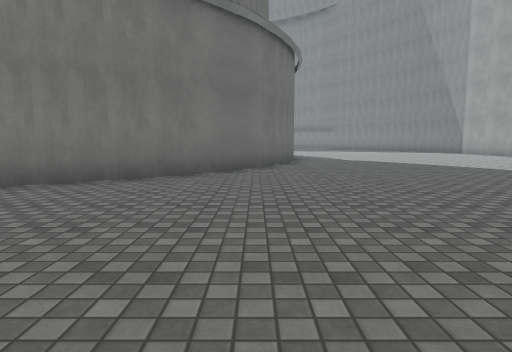
[1] (above)

24 first-person views from a walk through a Unity game level. The camera is 1.2 m above the floor, tilts 6° down and sees 75° across. The floor is counted in squares, 1.8 m on a side. Each view is taken from the middle of a square. On the plan, view 1 faces up. The plan holds only what a view shows up to about 10 squares ahead; the rest is blank. The place goes on beyond the plan. The player character is not drawn. Surface patterns are stand-ins for the level's own textures.

[2]
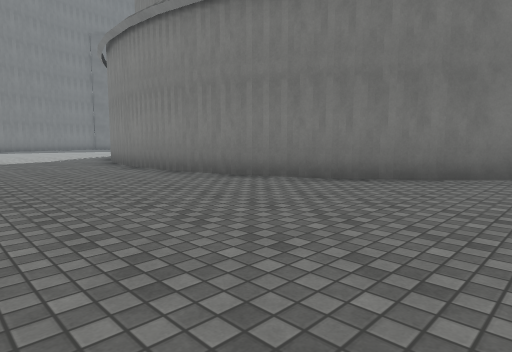

[3]
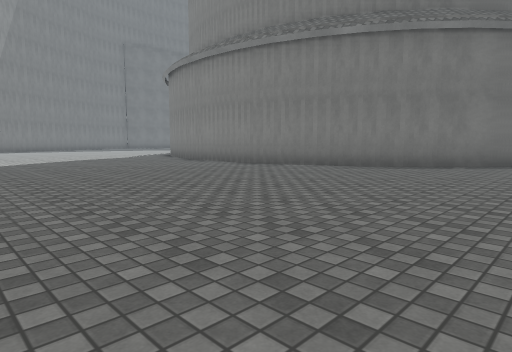

[4]
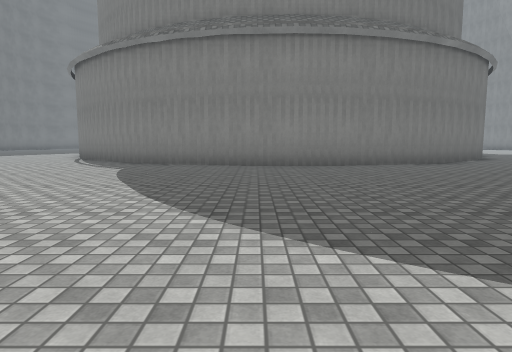

[5]
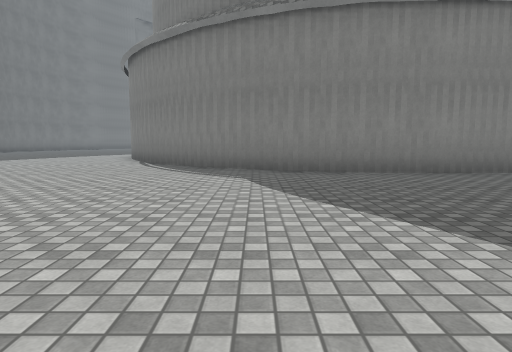

[6]
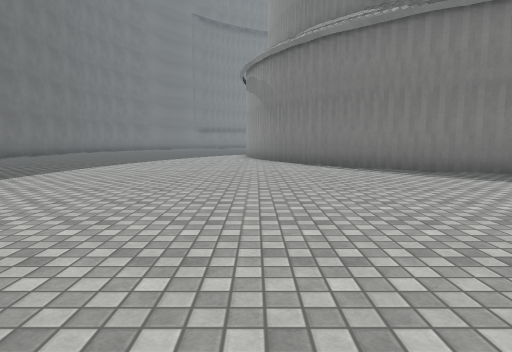

[7]
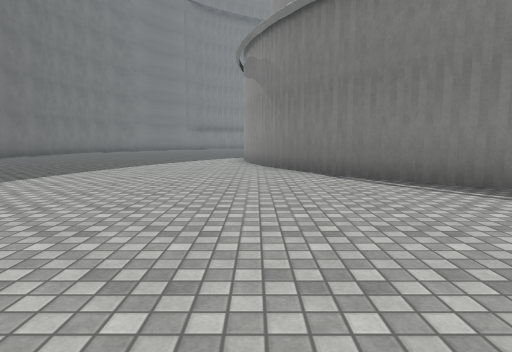

[8]
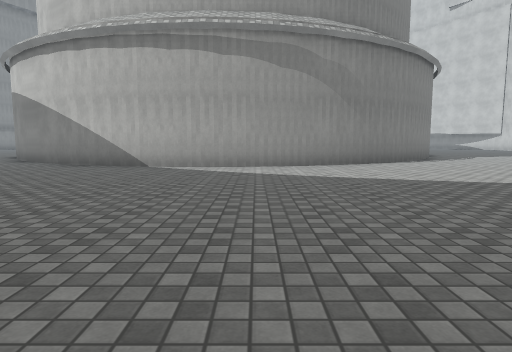

[9]
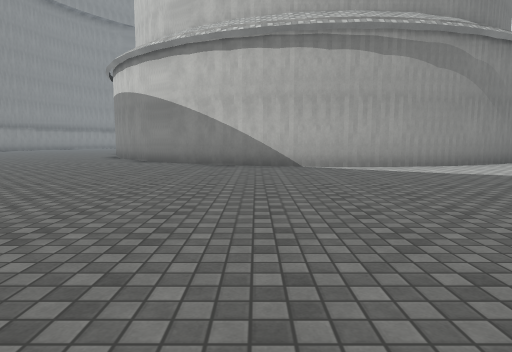

[10]
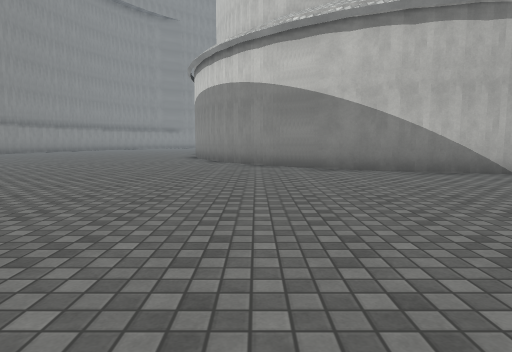

[11]
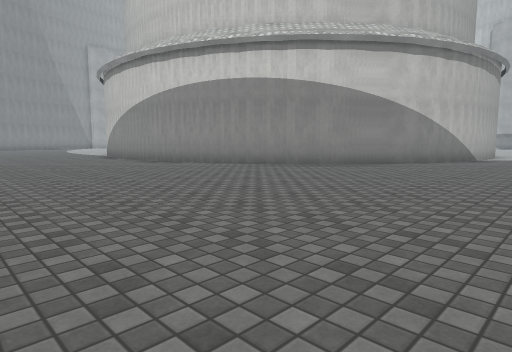

[12]
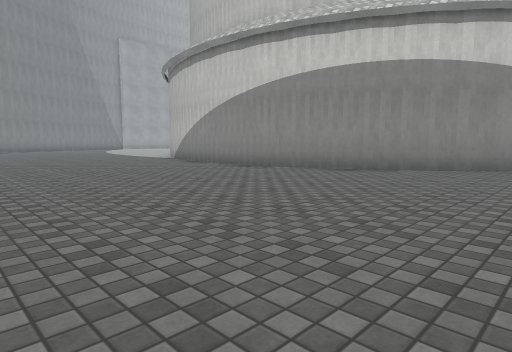

[13]
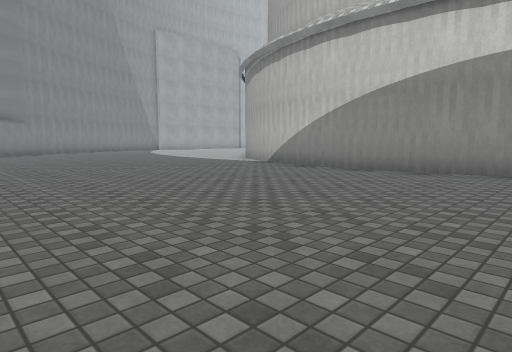

[14]
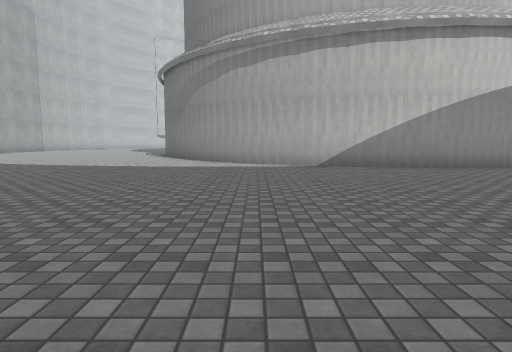

[15]
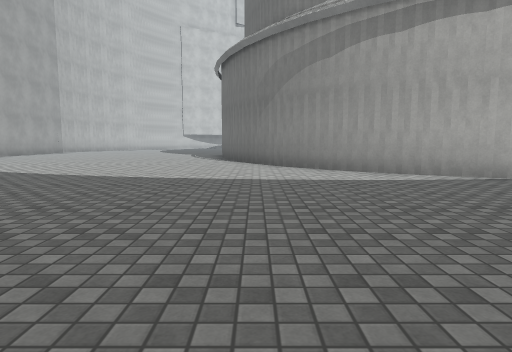

[16]
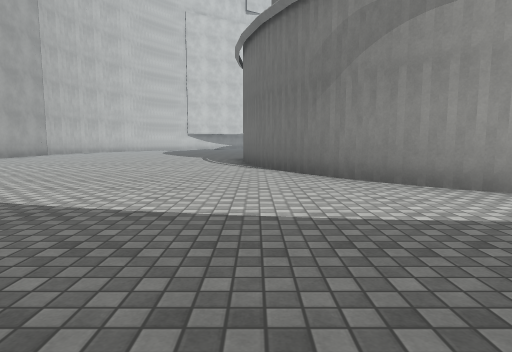

[17]
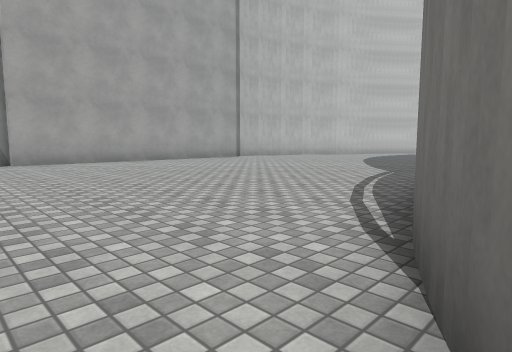

[18]
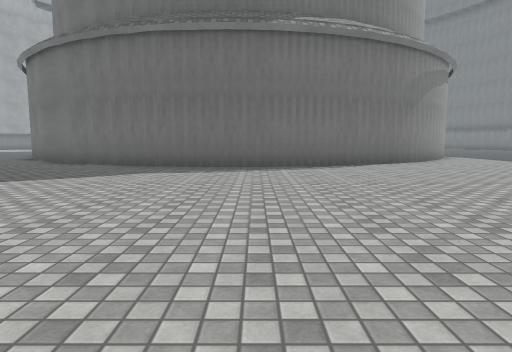

[19]
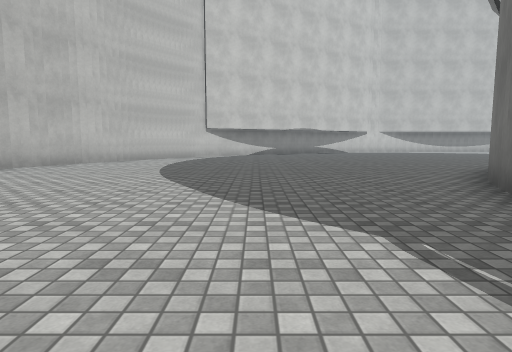

[20]
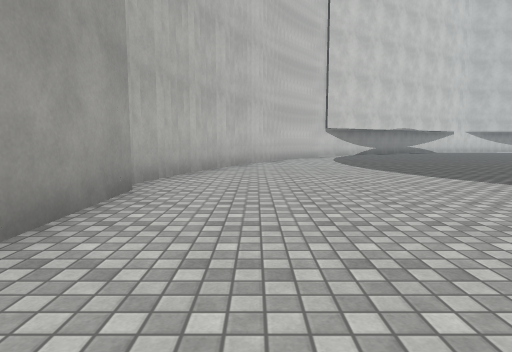

[21]
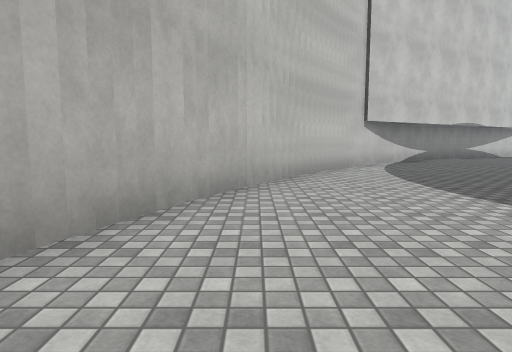

[22]
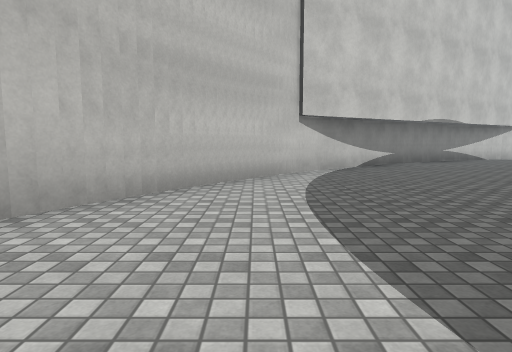

[23]
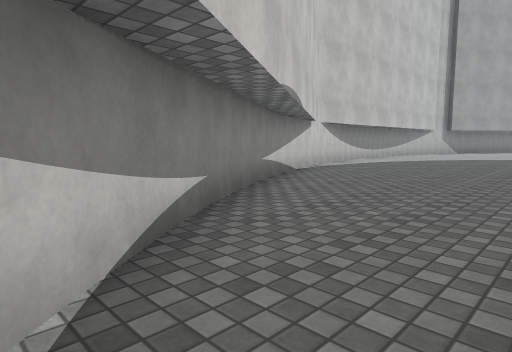

[24]
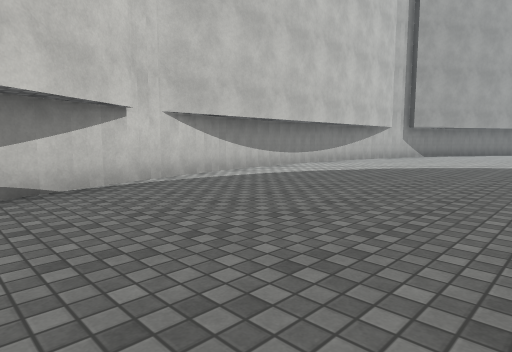

### Floor plan
Points are (right, up) in squares from view 1. A wall is a line through its corners. A room is listed if a view was taken in it or the views show most of it. See-through windows are left out.
Room 1 (views 1, 2, 3, 4, 5, 6, 7, 8, 9, 10, 11, 12, 13, 14, 15, 16, 17, 18, 19, 20, 21, 22, 23, 24)
walls: (-8.4, 22.7) (-7.4, 22.8); (-7.5, 22.7) (-6.5, 22.6); (-6.6, 22.7) (-5.1, 22.3); (-10.2, 22.5) (-8.3, 22.8); (-5.2, 22.4) (-3.5, 21.6); (-11.8, 22) (-10, 22.6); (-12.1, 21.8) (-11.7, 22); (-3.6, 21.7) (-2.5, 21) (-1.1, 19.8); (-13, 21.3) (-12, 21.9); (-13.7, 20.8) (-12.9, 21.4); (-1.2, 19.8) (-0.2, 18.7); (-14.9, 19.8) (-13.7, 20.9); (-15.6, 19) (-14.8, 19.8); (-0.3, 18.9) (0.6, 17.2); (-16.1, 18.2) (-15.5, 19.1); (0.5, 17.3) (1, 16.3); (-16.8, 16.7) (-16, 18.3); (0.9, 16.5) (1.3, 15.3); (-17.1, 15.8) (-16.8, 16.9); (1.2, 15.4) (1.4, 14.6); (1.4, 14.7) (1.5, 12.9); (-17.4, 14.2) (-17.1, 15.9); (-17.4, 13.5) (-17.4, 14.3); (1.4, 13) (1.4, 11.8); (1.4, 12) (1.2, 10.9); (-17.4, 11.7) (-17.5, 13.6); (1.2, 11.1) (1, 10.4); (-17.1, 10.7) (-17.3, 11.8); (1.1, 10.5) (0.3, 8.8); (-16.7, 9.5) (-17.1, 10.8); (0.3, 8.9) (0, 8.3); (0.1, 8.3) (-0.5, 7.5); (-15.5, 7.6) (-16.1, 8.4) (-16.7, 9.6); (-0.4, 7.6) (-1.2, 6.7); (-14.9, 6.9) (-15.6, 7.7); (-1.1, 6.8) (-2.3, 5.8); (-14.3, 6.3) (-15, 6.9); (-2.2, 5.9) (-3.1, 5.2); (-3, 5.3) (-4.5, 4.5); (-12.9, 5.2) (-14.4, 6.3); (-4.4, 4.6) (-4.9, 4.4); (-11.3, 4.4) (-13, 5.2); (-10.8, 4.3) (-11.3, 4.5); (-4.9, 4.3) (-6.4, 4); (-10, 4.1) (-11, 4.3); (-6.2, 4) (-7.4, 3.9); (-9, 3.9) (-10.1, 4.1); (-7.2, 3.8) (-9.1, 3.9); (10.7, 15.4) (10.7, 17.4); (10.7, 9.4) (10.7, 11.9); (10.8, 8.5) (10.9, 9); (9.7, 5.1) (11, 8.7); (8.2, 2.4) (9.7, 5.3); (6.7, 0.5) (8.2, 2.6); (6, -0.2) (6.8, 0.7); (3.4, -2.5) (6.1, -0.2); (1.8, -3.6) (3.4, -2.4); (0.7, -4.1) (1.8, -3.5); (-2.6, -5.4) (0.8, -4.1); (-8.2, -6.1) (-7, -6.1); (-4.9, -6) (-2.5, -5.3); (-7.1, -6.2) (-4.9, -5.9)

Where each view was taken, in squares from view 1:
view 1: 0 up, 0 right, facing up
view 2: 0 up, 0 right, facing up-left
view 3: 3 down, 1 right, facing up-left
view 4: 5 down, 9 left, facing up
view 5: 3 down, 12 left, facing up
view 6: 2 down, 17 left, facing up
view 7: 1 up, 17 left, facing up
view 8: 12 up, 26 left, facing right
view 9: 16 up, 26 left, facing right
view 10: 20 up, 24 left, facing right
view 11: 28 up, 20 left, facing down-right
view 12: 29 up, 16 left, facing down-right
view 13: 30 up, 12 left, facing down-right
view 14: 31 up, 3 left, facing down
view 15: 28 up, 0 right, facing down
view 16: 25 up, 1 right, facing down
view 17: 19 up, 0 right, facing down-right
view 18: 14 up, 10 right, facing left
view 19: 14 up, 4 right, facing down
view 20: 14 up, 9 right, facing down
view 21: 9 up, 9 right, facing down
view 22: 7 up, 7 right, facing down
view 23: 0 up, 5 right, facing down-left
view 24: 0 up, 0 right, facing down-left
